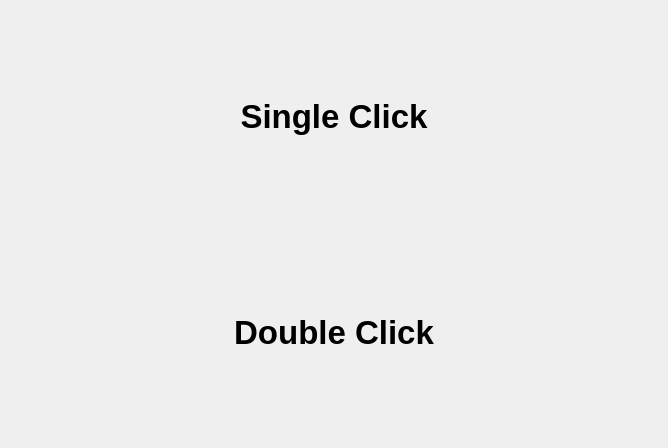
<?xml version="1.0" encoding="UTF-8"?>
<ui version="4.0">
 <class>Widget</class>
 <widget class="QWidget" name="Widget">
  <property name="geometry">
   <rect>
    <x>0</x>
    <y>0</y>
    <width>668</width>
    <height>448</height>
   </rect>
  </property>
  <property name="windowTitle">
   <string>Event Filter</string>
  </property>
  <layout class="QGridLayout" name="gridLayout">
   <item row="0" column="0">
    <widget class="QLabel" name="label_SC">
     <property name="font">
      <font>
       <pointsize>25</pointsize>
       <bold>true</bold>
      </font>
     </property>
     <property name="text">
      <string>Single Click</string>
     </property>
     <property name="alignment">
      <set>Qt::AlignCenter</set>
     </property>
    </widget>
   </item>
   <item row="1" column="0">
    <widget class="QLabel" name="label_DC">
     <property name="font">
      <font>
       <pointsize>25</pointsize>
       <bold>true</bold>
      </font>
     </property>
     <property name="text">
      <string>Double Click</string>
     </property>
     <property name="alignment">
      <set>Qt::AlignCenter</set>
     </property>
    </widget>
   </item>
  </layout>
 </widget>
 <resources/>
 <connections/>
</ui>
